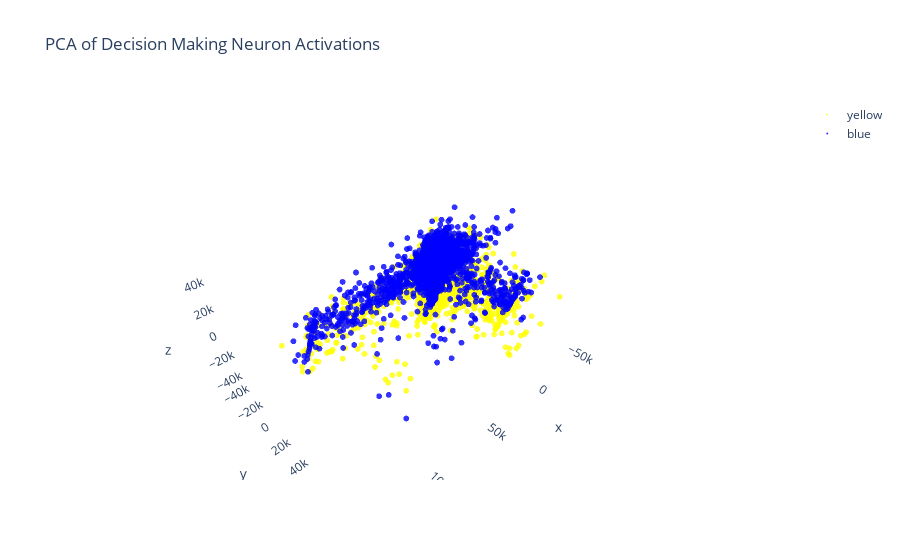

The cell this chart's notebook holds for it:
### Code cell
plot_manifold_3d(test_results, geom="colour", algorithm="pca")

### Figure 1 — Plotly figure (JSON) as saved in the notebook; plotly's stock layout.template omitted (floating-point values rounded to 4 significant figures; data arrays with more than 128 entries replaced by an {"elided": "..."} marker saying what was removed)
{"data": [{"marker": {"color": "yellow", "line": {"width": 0}, "opacity": 0.8, "size": 2}, "mode": "markers", "name": "yellow", "type": "scatter3d", "x": {"elided": "3600 float values"}, "y": {"elided": "3600 float values"}, "z": {"elided": "3600 float values"}}, {"marker": {"color": "blue", "line": {"width": 0}, "opacity": 0.8, "size": 2}, "mode": "markers", "name": "blue", "type": "scatter3d", "x": {"elided": "3600 float values"}, "y": {"elided": "3600 float values"}, "z": {"elided": "3600 float values"}}], "layout": {"scene": {"xaxis": {"backgroundcolor": "rgba(0,0,0,0)", "showgrid": false, "zeroline": false}, "yaxis": {"backgroundcolor": "rgba(0,0,0,0)", "showgrid": false, "zeroline": false}, "zaxis": {"backgroundcolor": "rgba(0,0,0,0)", "showgrid": false, "zeroline": false}}, "showlegend": true, "title": {"text": "PCA of Decision Making Neuron Activations"}}}
